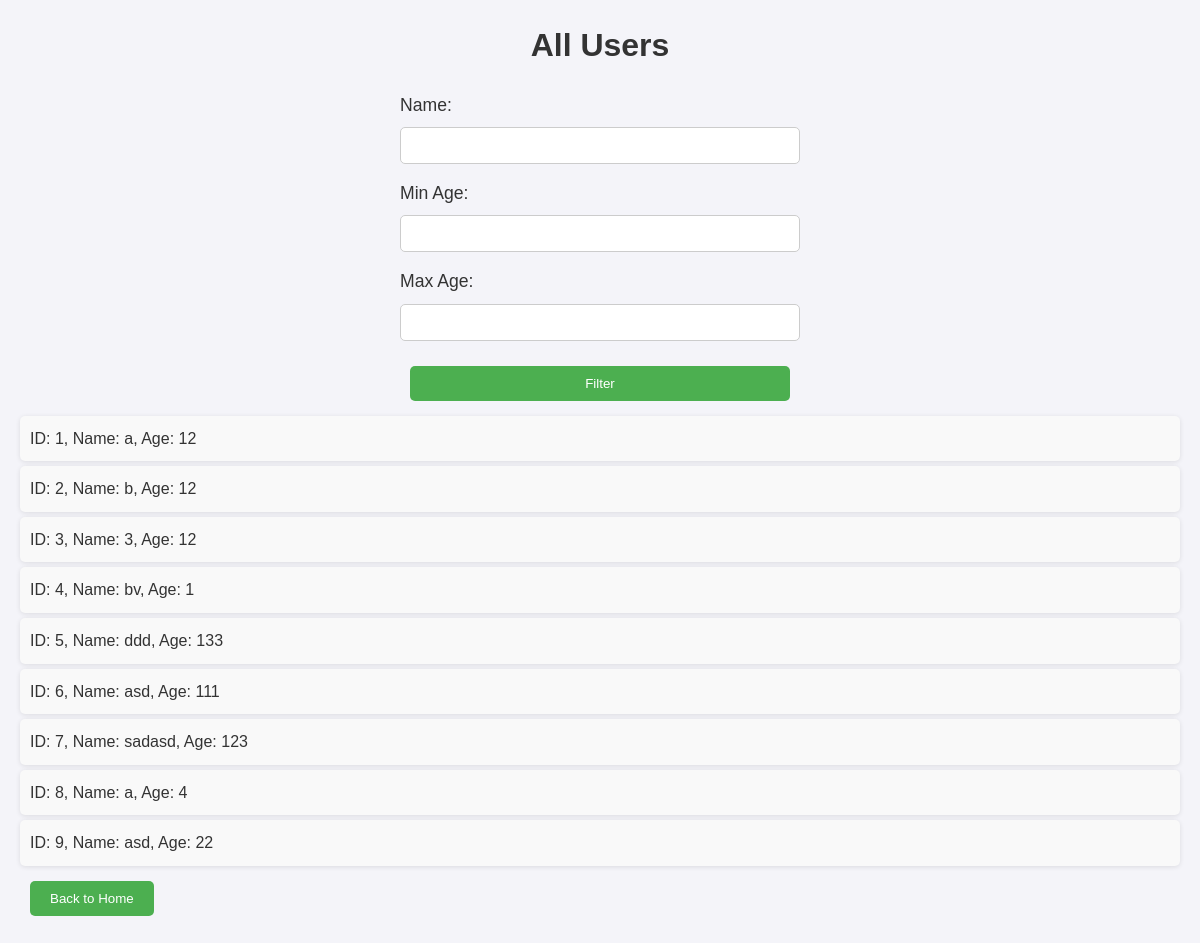
/get_users, run on an earlier commit of the app's database.
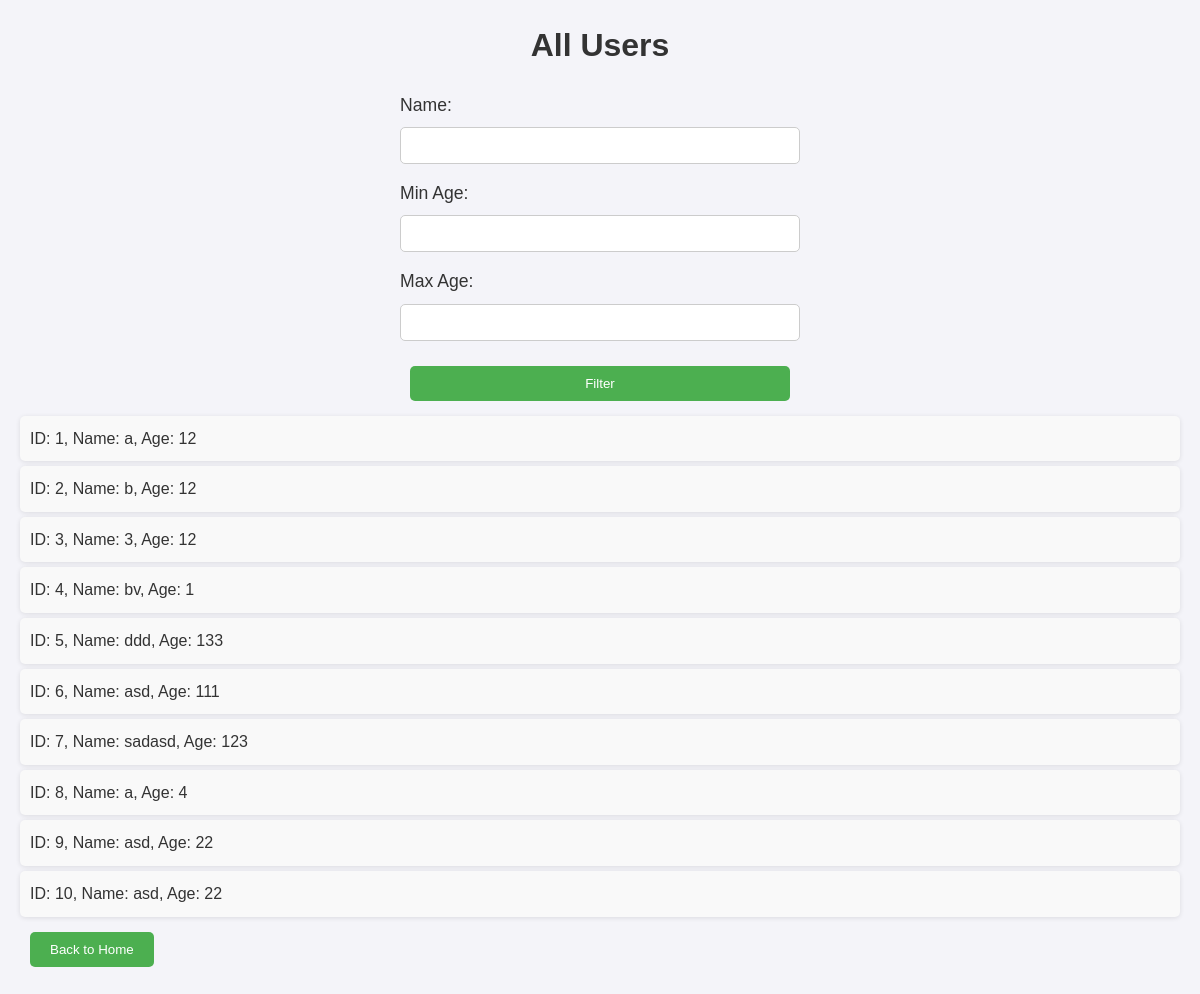
And on a later commit of the database.
### tables this page shows
CREATE TABLE users (
            id INTEGER PRIMARY KEY AUTOINCREMENT,
            name TEXT NOT NULL,
            age INTEGER NOT NULL
        );

### interface.py (the view)
@app.route('/get_users', methods=['GET'])
def get_users():
    search_query = request.args.get('search', '')
    min_age = request.args.get('min_age', '')
    max_age = request.args.get('max_age', '')
    users = get_users_by_name_and_age(search_query, min_age, max_age)
    return render_template('users_list.html', users=users)

### database.py (called while the page is built)
def get_users_by_name_and_age(name_query, min_age, max_age):
    conn = sqlite3.connect(DATABASE)
    cursor = conn.cursor()
    query = "SELECT * FROM users WHERE name LIKE ?"
    params = ['%' + name_query + '%']
    if min_age:
        query += " AND age >= ?"
        params.append(min_age)
    if max_age:
        query += " AND age <= ?"
        params.append(max_age)
    cursor.execute(query, tuple(params))
    users = cursor.fetchall()
    conn.close()
    return users

### templates/users_list.html (shortened to what this page needs)
<!DOCTYPE html>
<html lang="en">
<head>
    <link rel="stylesheet" href="{{ url_for('static', filename='style.css') }}">
</head>
<body>
    <h1>All Users</h1>
    <form method="GET" action="{{ url_for('get_users') }}">
        <label for="name">Name:</label>
        <input type="text" id="name" name="search">
        <label for="min_age">Min Age:</label>
        <input type="number" id="min_age" name="min_age">
        <label for="max_age">Max Age:</label>
        <input type="number" id="max_age" name="max_age">
        <button type="submit">Filter</button>
    </form>
    <ul>
        {% if users %}
            {% for user in users %}
                <li>ID: {{ user[0] }}, Name: {{ user[1] }}, Age: {{ user[2] }}</li>
            {% endfor %}
        {% else %}
            <li>No users found.</li>
        {% endif %}
    </ul>
    <a href="{{ url_for('home') }}">
        <button>Back to Home</button>
    </a>
</body>
</html>

### static/style.css (style rules this page uses)
* { margin: 0; padding: 0; box-sizing: border-box; }
body { font-family: Arial, sans-serif; background-color: #f4f4f9; color: #333; line-height: 1.6; padding: 20px; }
h1 { font-size: 2em; color: #333; text-align: center; margin-bottom: 20px; }
button { background-color: #4CAF50; color: white; padding: 10px 20px; border: none; border-radius: 5px; cursor: pointer; margin: 10px; }
a { text-decoration: none; }
form { display: flex; flex-direction: column; max-width: 400px; margin: 0 auto; }
label { font-size: 1.1em; margin-bottom: 8px; }
input { padding: 10px; margin-bottom: 15px; border: 1px solid #ccc; border-radius: 5px; }
ul { list-style-type: none; padding-left: 0; }
li { background-color: #f9f9f9; padding: 10px; margin: 5px 0; border-radius: 5px; box-shadow: 0 1px 5px rgba(0, 0, 0, 0.1); }

What changed in the data, as far as the page shows it:
added users: id "10", name "asd", age "22"
